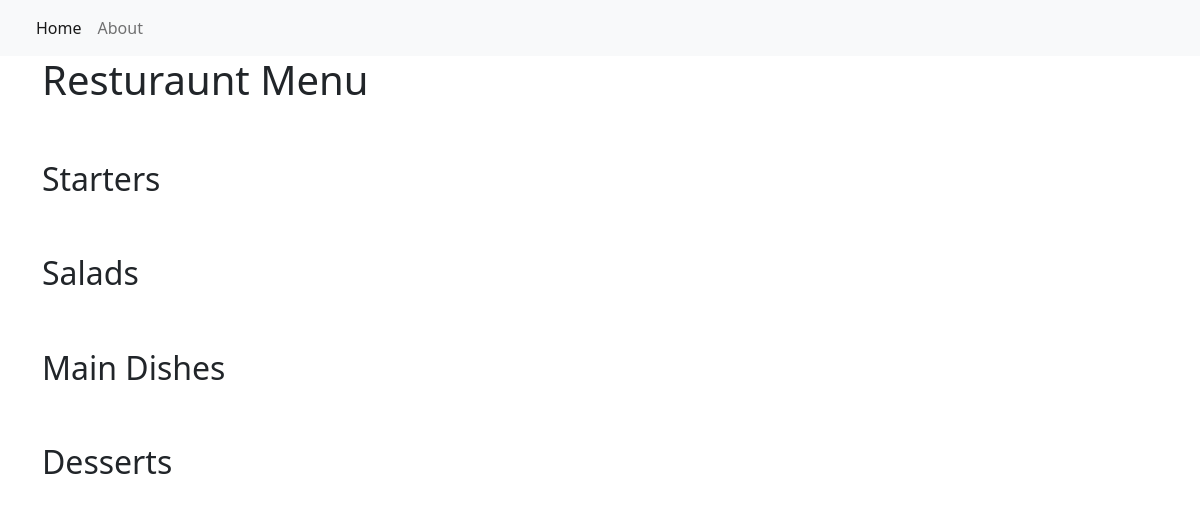
The app's page /, older data.
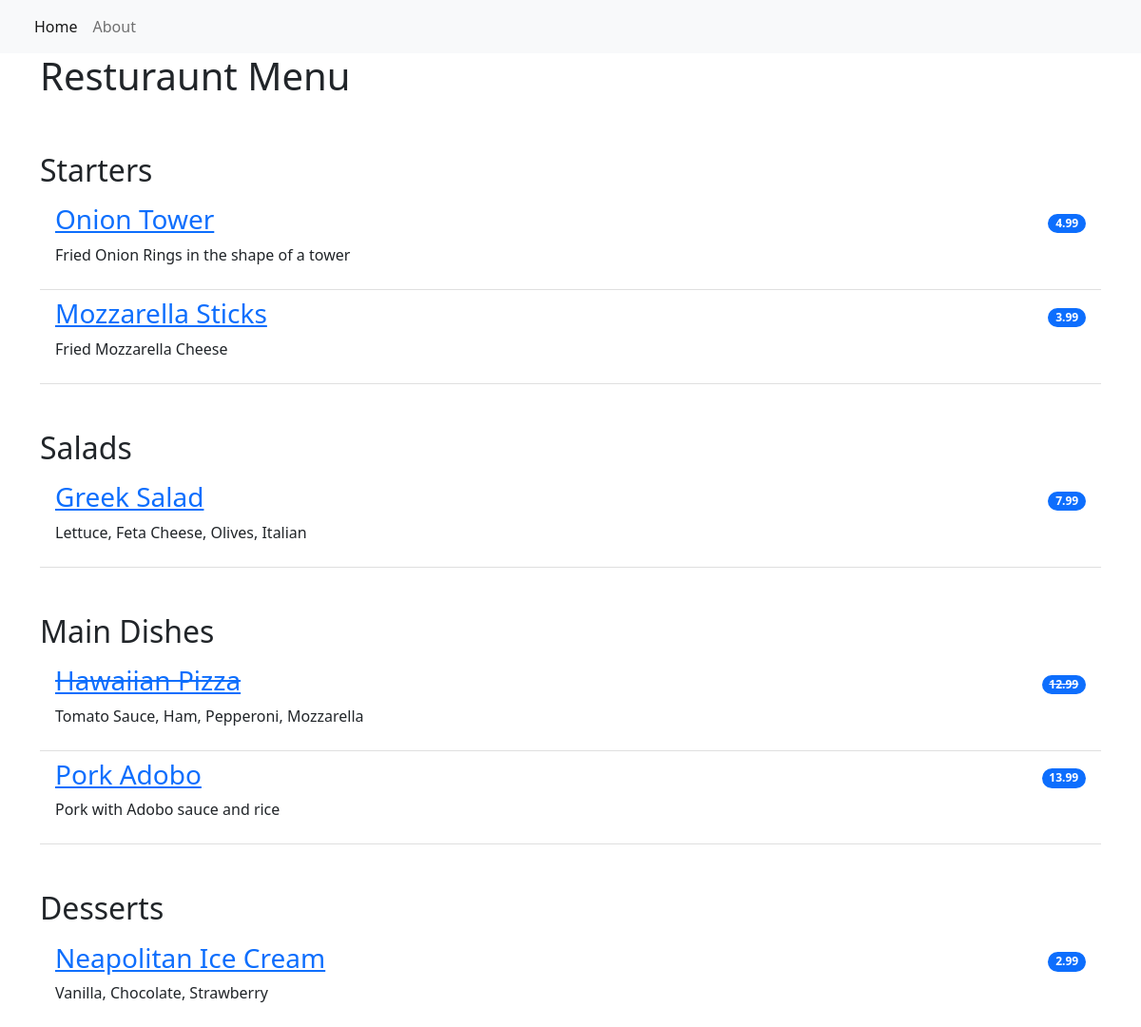
The same page, newer data.
### restaurant_menu/models.py (models this page shows, shortened)
class Item(models.Model):
    meal = models.CharField(max_length=1000, unique=True)   #this is a column in a database
    description = models.CharField(max_length=2000)
    price = models.DecimalField(max_digits=8, decimal_places=2)
    meal_type = models.CharField(max_length=500, choices = MEAL_TYPE)
    author = models.ForeignKey(User, on_delete=models.PROTECT)      #CASCADE will delete all meals from the User who is deleted
    status = models.IntegerField(choices=STATUS, default=1)
    date_created = models.DateTimeField(auto_now_add=True)
    date_modified = models.DateTimeField(auto_now=True)

### restaurant_menu/views.py (the view)
# urls.py: path('', views.MenuList.as_view(), name='home'),    #when the visitor the homes page, then get all information from index.html3=
class MenuList(generic.ListView):   #this function requires very name specific variable
    queryset = Item.objects.order_by('date_created')
    template_name = 'index.html'
    def get_context_data(self, **kwargs): #this is specific named for django
        context = super().get_context_data(**kwargs)    #this will pull the data from the database
        context['meals'] = MEAL_TYPE
        return context

### templates/index.html
{% extends 'base.html' %}
{% block content %}
<div class="container">
    <h1>Resturaunt Menu</h1>
    <ul class="list-group list-group-flush">
        {% for meal in meals %}
            <h2 class="pt-5">{{ meal.1 }}</h2>
            {% for m in item_list %}
                {% if m.meal_type == meal.0 %}
                    <li class="list-group-item d-flex justify-content-between align-items-center border-0 pb-0">
                        {% if m.status == 0 %}
                        <a href="{% url 'menu_item' m.pk %}"><h3><del>{{ m.meal }}</del></h3></a>
                        <span class="badge bg-primary rounded-pill"><s>{{ m.price }}</s></span>
                        {% else %}
                        <a href="{% url 'menu_item' m.pk %}"><h3>{{ m.meal }}</h3></a>
                        <span class="badge bg-primary rounded-pill">{{ m.price }}</span>
                        {% endif %}
                    </li>
                    <li class="list-group-item pt-0">
                        <p>{{ m.description }}</p>
                    </li>
                {% endif %}
            {% endfor %}
        {% endfor %}
    </ul>
</div>
{% endblock content %}

### templates/base.html (shortened to what this page needs)
<!DOCTYPE html>
<html lang="en">
    <head>
        <link href="https://cdn.jsdelivr.net/npm/bootstrap@5.2.0-beta1/dist/css/bootstrap.min.css" rel="stylesheet">
    </head>
    <body>
        <nav class="navbar navbar-expand-lg bg-light">
            <div class="container-fluid">
                <div class="collapse navbar-collapse" id="navbarNav">
                    <ul class="navbar-nav">
                        <li class="nav-item">
                            <a class="nav-link active" aria-current="page" href="{% url 'home' %}">Home</a>
                        </li>
                        <li class="nav-item">
                            <a class="nav-link" aria-current="page" href="{% url 'home' %}">About</a>
                        </li>
                    </ul>
                </div>
            </div>
        </nav>
        {% block content %}
        {% endblock content %}
    </body>
</html>

Row changes from the older to the newer data that the page shows:
added Item: meal "Onion Tower", price "4.99", description "Fried Onion Rings in the shape of a tower", shown under "Starters"
added Item: meal "Mozzarella Sticks", price "3.99", description "Fried Mozzarella Cheese", shown under "Starters"
added Item: meal "Greek Salad", price "7.99", description "Lettuce, Feta Cheese, Olives, Italian", shown under "Salads"
added Item: meal "Hawaiian Pizza", price "12.99", description "Tomato Sauce, Ham, Pepperoni, Mozzarella", shown under "Main Dishes"
added Item: meal "Pork Adobo", price "13.99", description "Pork with Adobo sauce and rice", shown under "Main Dishes"
added Item: meal "Neapolitan Ice Cream", price "2.99", description "Vanilla, Chocolate, Strawberry", shown under "Desserts"
